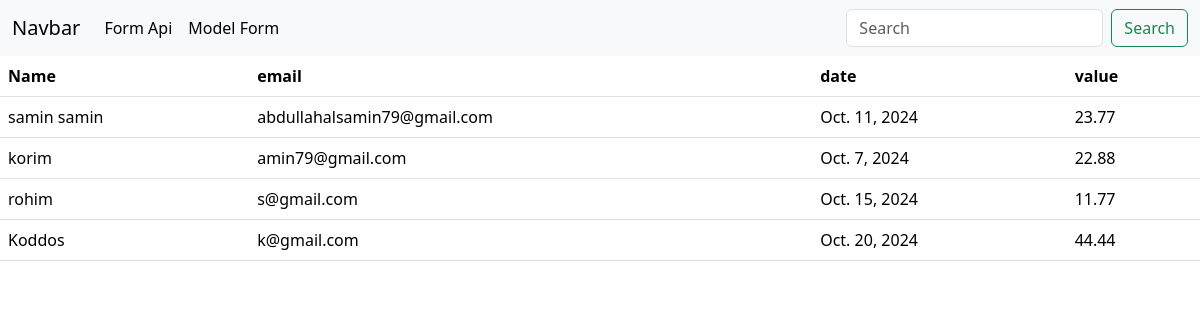
The app's page /contact2/ with its own data.
### first_app/models.py (models this page shows, shortened)
class ModelForm(models.Model):
    name = models.CharField(max_length=100)
    email = models.EmailField()
    date_time = models.DateField()
    decimal_field = models.DecimalField(max_digits=4, decimal_places=2)

### first_app/views.py (the view)
# urls.py: path('contact2/', views.contact2, name="contact2page"),
def contact2(request):
    form = ModelForm.objects.all()
    return render(request, 'contact2.html', {'data' : form})

### first_app/templates/contact2.html
{% extends "base.html" %} {% block content %}
{% if data %}
<table class="table">
  <thead>
    <tr>
      <th scope="col">Name</th>
      <th scope="col">email</th>
      <th scope="col">date</th>
      <th scope="col">value</th>
    </tr>
  </thead>
  <tbody>
    {% for st in data %}
    <tr>
      <td>{{st.name}}</td>
      <td>{{st.email}}</td>
      <td>{{st.date_time}}</td>
      <td>{{st.decimal_field}}</td>
    </tr>
    {% endfor %}
  </tbody>
</table>
{% endif %}
{% endblock content %}

### templates/base.html (shortened to what this page needs)
<!DOCTYPE html>
<html lang="en">
  <head>
    <link
      href="https://cdn.jsdelivr.net/npm/bootstrap@5.3.3/dist/css/bootstrap.min.css"
      rel="stylesheet"
    />
  </head>
  <body>
    <nav class="navbar navbar-expand-lg bg-body-tertiary">
      <div class="container-fluid">
        <a class="navbar-brand" href="#">Navbar</a>
        <div class="collapse navbar-collapse" id="navbarSupportedContent">
          <ul class="navbar-nav me-auto mb-2 mb-lg-0">
            <li class="nav-item">
              <a class="nav-link active" aria-current="page" href="{% url "contact1page" %}">Form Api</a>
            </li>
            <li class="nav-item">
              <a class="nav-link active" aria-current="page" href="{% url "contact2page" %}">Model Form</a>
            </li>
          </ul>
          <form class="d-flex" role="search">
            <input
              class="form-control me-2"
              type="search"
              placeholder="Search"
              aria-label="Search"
            />
            <button class="btn btn-outline-success" type="submit">
              Search
            </button>
          </form>
        </div>
      </div>
    </nav>
    {% block content %} {% endblock content %}
  </body>
</html>

### records on screen
ModelForm: name "samin samin", email "abdullahalsamin79@gmail.com", date_time "Oct. 11, 2024", decimal_field "23.77"
ModelForm: name "korim", email "amin79@gmail.com", date_time "Oct. 7, 2024", decimal_field "22.88"
ModelForm: name "rohim", email "s@gmail.com", date_time "Oct. 15, 2024", decimal_field "11.77"
ModelForm: name "Koddos", email "k@gmail.com", date_time "Oct. 20, 2024", decimal_field "44.44"
